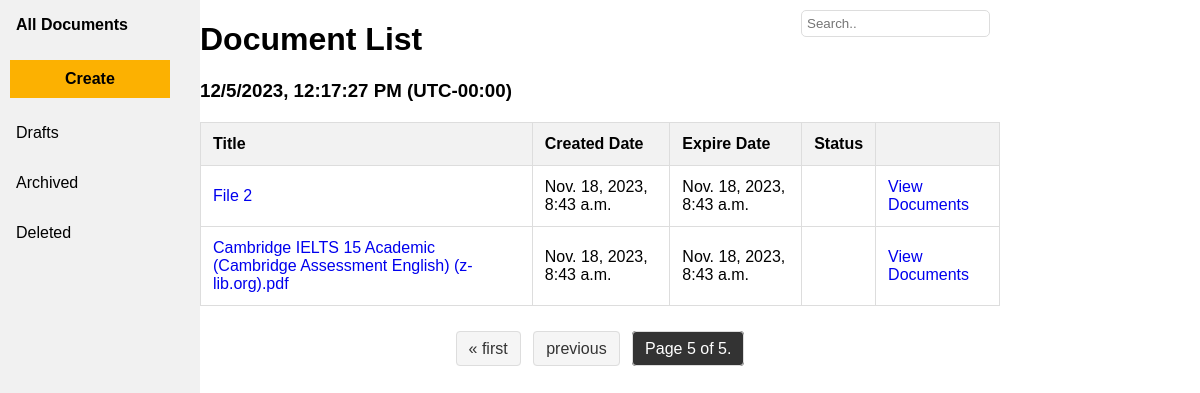
Page /esign/?page=5 (signed in) on the committed database.
### esign/models.py (models this page shows, shortened)
class Document(models.Model):
    docID = models.CharField(max_length=6, primary_key=True)
    title = models.CharField(max_length=255)
    pdf_file = models.FileField(
        upload_to='pdfs/',
        validators=[validate_pdf_extension],
        default=default_pdf_path
    )
    created_date = models.DateTimeField(auto_now_add=True)
    due_date = models.DateTimeField()
    email_sent = models.BooleanField(default=False)

### esign/views.py (the view)
# urls.py: path('', views.index, name='index'),
def index(request):
    user_id = request.session.get('user_id')
    if not user_id:
        return render(request, '404.html', {'error_message': 'User ID not found'})
    try:
        user = CustomUser.objects.get(userID=user_id)
        assigned_documents = Document.objects.filter(docpermission__userID=user)
    except CustomUser.DoesNotExist:
        return render(request, '404.html', {'error_message': 'User not found'})
    documents_per_page = 5
    paginator = Paginator(assigned_documents, documents_per_page)
    page = request.GET.get('page', 1)
    try:
        documents = paginator.page(page)
    except PageNotAnInteger:
        documents = paginator.page(1)
    except EmptyPage:
        documents = paginator.page(paginator.num_pages)
    return render(request, 'esign/main.html', {'documents': documents, 'user_id': user_id})

### esign/templates/esign/main.html (shortened to what this page needs)
{% load static %}
<!DOCTYPE html>
<html>
    <head>
        <link rel="stylesheet" type="text/css" href="{% static 'css/index.css' %}">
    <link rel="stylesheet" href="https://cdnjs.cloudflare.com/ajax/libs/font-awesome/6.4.2/css/all.min.css"
 />
    </head>
    <body>
        <div class="sidebar">
            <a class="active">All Documents</a>
            <button id="createButton" class="btn btn-primary" data-toggle="modal" data-target="#uploadModal">Create</button>
            <a href="#about">Drafts</a>
            <a href="#news">Archived</a>
            <a href="#contact">Deleted</a>
        </div>
        <div class="container">
            <input type="text" id="searchBar" placeholder="Search.." oninput="searchTable()">
            <div id="fileList">
                <h1>Document List</h1>
                <h3 id="time"></h3>
                <table id="fileTable">
                    <thead>
                        <tr>
                            <th>Title</th>
                            <th>Created Date</th>
                            <th>Expire Date</th>
                            <th>Status</th>
                            <th></th>
                        </tr>
                    </thead>
                    <tbody>
                        {% if documents %}
                            {% for document in documents %}
                                <tr>
                                    <td><a href="javascript:void(0);" onclick="showDocumentDetails(this, '{{ document.docID }}')">{{ document.title }}</a></td>
                                    <td>{{ document.created_date }}</td>
                                    <td>{{ document.due_date }}</td>
                                    <td>{{ document.get_status }}</td>
                                    <td><a href="{% url 'esign:viewDoc' document.docID %}">View Documents</a></td>
                                </tr>
                            {% endfor %}
                        {% else %}
                            <tr>
                                <td colspan="4">No documents available.</td>
                            </tr>
                        {% endif %}
                    </tbody>
                </table>
            </div>
            <div class="pagination">
                    <span class="step-links">
                        {% if documents.has_previous %}
                            <a href="?page=1">&laquo; first</a>
                            <a href="?page={{ documents.previous_page_number }}">previous</a>
                        {% endif %}
                        <span class="current">
                            Page {{ documents.number }} of {{ documents.paginator.num_pages }}.
                        </span>
                    </span>
                </div>
            </div>
    </body>
</html>

### esign/static/css/index.css (style rules this page uses)
body { font-family: Arial, sans-serif; display: flex; justify-content: space-between; align-items: center; height: 100vh; margin: 0; flex-direction: column; }
.sidebar button { background-color: #fcb101; border: none; color: black; padding: 10px 55px; text-align: center; text-decoration: none; display: block; font-size: 16px; margin: 10px 10px; cursor: pointer; font-weight: bold; }
.container { display: flex; flex-direction: column; max-width: 800px; width: 100%; position: relative; }
#fileList { flex: 1; }
#searchBar { position: absolute; top: 10px; right: 10px; padding: 5px; border: 1px solid #ddd; border-radius: 5px; }
.sidebar { margin: 0; padding: 0; top: 0; left: 0; width: 200px; background-color: #f1f1f1; position: fixed; height: 100%; overflow: auto; }
.sidebar a { display: block; color: black; padding: 16px; text-decoration: none; }
.sidebar a.active { background-color: #f1f1f1; color: black; font-weight: bold; }
a { text-decoration: none; }
table { width: 100%; border-collapse: collapse; margin: 20px 0; }
th, td { border: 1px solid #ddd; padding: 12px; text-align: left; }
th { background-color: #f2f2f2; }
.pagination { display: flex; justify-content: center; margin-top: 10px; }
.step-links { padding: 4px; }
.step-links a { text-decoration: none; border: 1px solid #ddd; padding: 8px 12px; margin: 0 4px; color: #333; background-color: #f5f5f5; border-radius: 4px; }
.step-links span.current { border: 1px solid #ddd; padding: 8px 12px; margin: 0 4px; color: #fff; background-color: #333; border-radius: 4px; }

### rows in the picture
Document: title "File 2", created_date "Nov. 18, 2023, 8:43 a.m.", due_date "Nov. 18, 2023, 8:43 a.m."
Document: title "Cambridge IELTS 15 Academic (Cambridge Assessment English) (z-lib.org).pdf", created_date "Nov. 18, 2023, 8:43 a.m.", due_date "Nov. 18, 2023, 8:43 a.m."

### other values in the picture
{{ documents.number }} "5"
{{ documents.paginator.num_pages }} "5"
